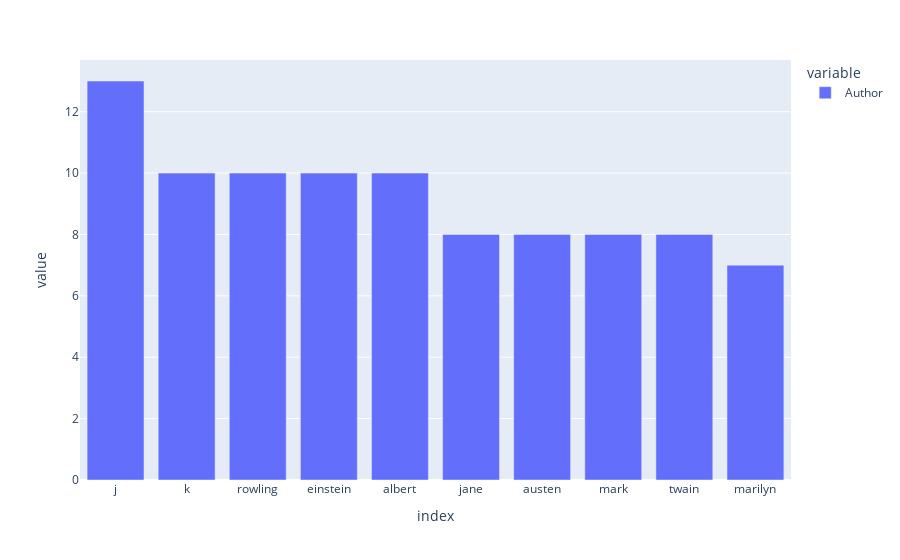

The notebook cell this image was saved under:
### Code cell
tw = hero.visualization.top_words(data['Author']).head(10)
import plotly.express as px
fig = px.bar(tw)
fig.show()

### Figure 1 — Plotly figure (JSON) as saved in the notebook; plotly's stock layout.template omitted (floating-point values rounded to 4 significant figures)
{"data": [{"alignmentgroup": "True", "hovertemplate": "variable=Author<br>index=%{x}<br>value=%{y}<extra></extra>", "legendgroup": "Author", "marker": {"color": "#636efa"}, "name": "Author", "offsetgroup": "Author", "orientation": "v", "showlegend": true, "textposition": "auto", "type": "bar", "x": ["j", "k", "rowling", "einstein", "albert", "jane", "austen", "mark", "twain", "marilyn"], "xaxis": "x", "y": [13, 10, 10, 10, 10, 8, 8, 8, 8, 7], "yaxis": "y"}], "layout": {"barmode": "relative", "legend": {"title": {"text": "variable"}, "tracegroupgap": 0}, "margin": {"t": 60}, "xaxis": {"anchor": "y", "domain": [0, 1], "title": {"text": "index"}}, "yaxis": {"anchor": "x", "domain": [0, 1], "title": {"text": "value"}}}}
